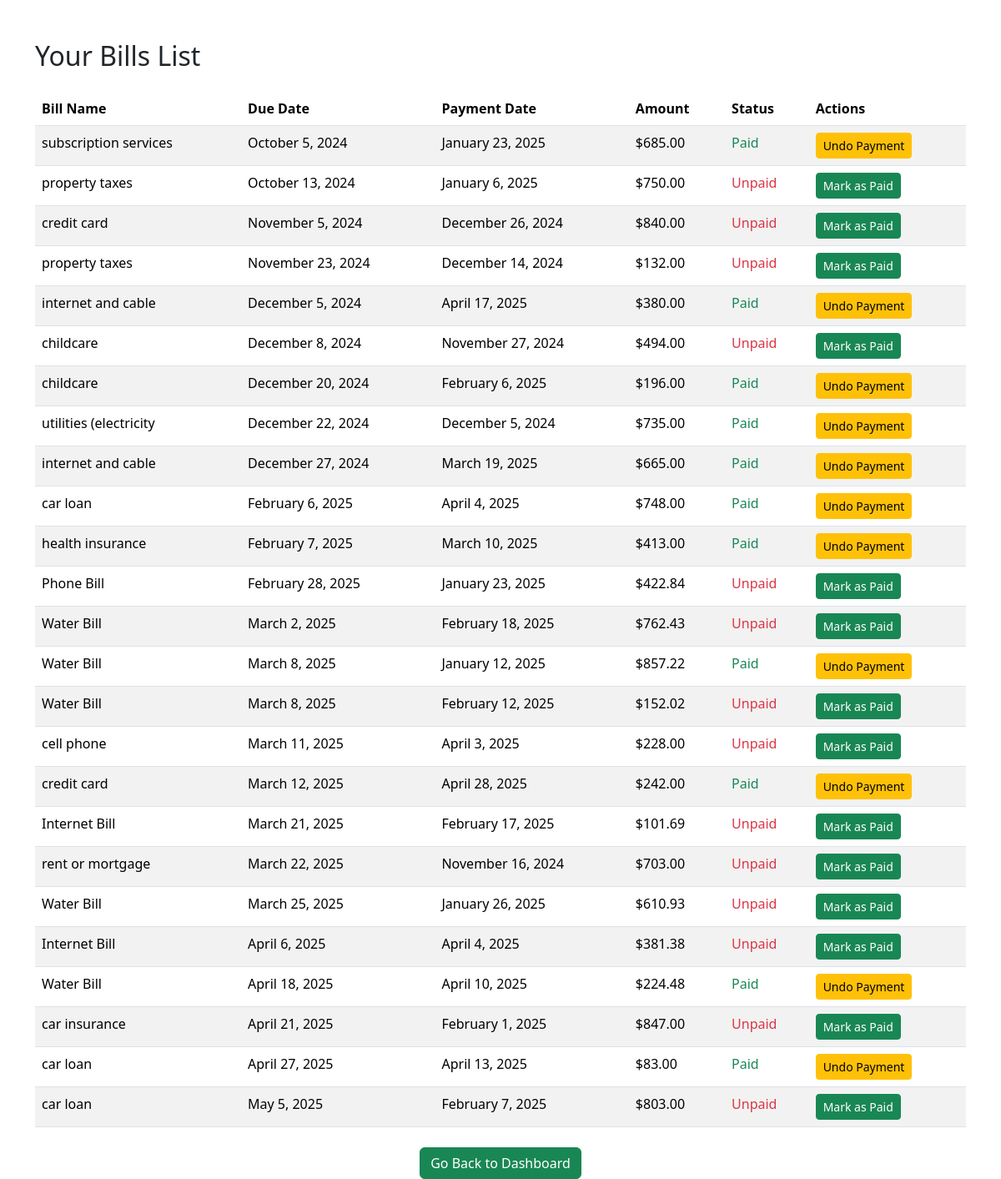
The app's page /back_end/viewBills.php (signed in) with its own data.
### tables this page shows
CREATE TABLE Bills (
    bill_id INT PRIMARY KEY AUTO_INCREMENT,
    user_id INT,
    bill_name VARCHAR(50) NOT NULL,
    bill_amount DECIMAL(10, 2) NOT NULL,
    due_date DATE NOT NULL,
    payment_date DATE,
    payment_status BOOLEAN DEFAULT FALSE,
    FOREIGN KEY (user_id) REFERENCES users(user_id)
);

### back_end/viewBills.php (the view, shortened to what this page needs)
<?php
$conn = new mysqli('mysql', 'root', 'root', 'budgeting_db');
$user_id = $_SESSION['user_id'];
$where = "WHERE user_id = ?";
$params = [$user_id];
$types = "i";
$sql = "SELECT bill_id, bill_name, bill_amount, due_date, payment_date, payment_status
        FROM Bills
        $where
        ORDER BY due_date ASC";
$stmt = $conn->prepare($sql);
$stmt->bind_param($types, ...$params);
$stmt->execute();
$result = $stmt->get_result();
?>
<!DOCTYPE html>
<html lang="en">
<head>
  <link href="https://cdn.jsdelivr.net/npm/bootstrap@5.3.3/dist/css/bootstrap.min.css" rel="stylesheet" />
</head>
<body class="container mt-5">
  <h2 class="mb-4">Your Bills List</h2>
  <?php if ($result->num_rows > 0): ?>
    <table class="table table-striped">
      <thead>
        <tr>
          <th>Bill Name</th>
          <th>Due Date</th>
          <th>Payment Date</th>
          <th>Amount</th>
          <th>Status</th>
          <th>Actions</th>
        </tr>
      </thead>
      <tbody>
    <?php while ($row = $result->fetch_assoc()): ?>
        <tr>
            <td><?= htmlspecialchars($row['bill_name']) ?></td>
            <td><?= date("F j, Y", strtotime($row['due_date'])) ?></td>
            <td>
            <?= $row['payment_date'] ? date("F j, Y", strtotime($row['payment_date'])) : 'N/A' ?>
            </td>
            <td>$<?= number_format($row['bill_amount'], 2) ?></td>
            <td>
            <?= $row['payment_status'] ? '<span class="text-success">Paid</span>' : '<span class="text-danger">Unpaid</span>' ?>
            </td>
            <td>
            <?php if (!$row['payment_status']): ?>
                <form method="post" action="" class="d-inline">
                <button type="submit" name="mark_paid" class="btn btn-sm btn-success">Mark as Paid</button>
                </form>
            <?php else: ?>
                <form method="post" action="" class="d-inline">
                <button type="submit" name="undo_payment" class="btn btn-sm btn-warning">Undo Payment</button>
                </form>
            <?php endif; ?>
            </td>
        </tr>
    <?php endwhile; ?>
      </tbody>
    </table>
  <?php else: ?>
    <p>No bills found for the selected month and year.</p>
  <?php endif; ?>
  <div class="text-center mt-4">
     <a href='../front_end/home.html' class="btn btn-success">Go Back to Dashboard</a>
  </div>
</body>
</html>

### records on screen
bills: bill_name "subscription services", due_date "October 5, 2024", payment_date "January 23, 2025", bill_amount "685.00", payment_status "Paid"
bills: bill_name "property taxes", due_date "October 13, 2024", payment_date "January 6, 2025", bill_amount "750.00", payment_status "Unpaid"
bills: bill_name "credit card", due_date "November 5, 2024", payment_date "December 26, 2024", bill_amount "840.00", payment_status "Unpaid"
bills: bill_name "property taxes", due_date "November 23, 2024", payment_date "December 14, 2024", bill_amount "132.00", payment_status "Unpaid"
bills: bill_name "internet and cable", due_date "December 5, 2024", payment_date "April 17, 2025", bill_amount "380.00", payment_status "Paid"
bills: bill_name "childcare", due_date "December 8, 2024", payment_date "November 27, 2024", bill_amount "494.00", payment_status "Unpaid"
bills: bill_name "childcare", due_date "December 20, 2024", payment_date "February 6, 2025", bill_amount "196.00", payment_status "Paid"
bills: bill_name "utilities (electricity", due_date "December 22, 2024", payment_date "December 5, 2024", bill_amount "735.00", payment_status "Paid"
bills: bill_name "internet and cable", due_date "December 27, 2024", payment_date "March 19, 2025", bill_amount "665.00", payment_status "Paid"
bills: bill_name "car loan", due_date "February 6, 2025", payment_date "April 4, 2025", bill_amount "748.00", payment_status "Paid"
bills: bill_name "health insurance", due_date "February 7, 2025", payment_date "March 10, 2025", bill_amount "413.00", payment_status "Paid"
bills: bill_name "Phone Bill", due_date "February 28, 2025", payment_date "January 23, 2025", bill_amount "422.84", payment_status "Unpaid"
bills: bill_name "Water Bill", due_date "March 2, 2025", payment_date "February 18, 2025", bill_amount "762.43", payment_status "Unpaid"
bills: bill_name "Water Bill", due_date "March 8, 2025", payment_date "January 12, 2025", bill_amount "857.22", payment_status "Paid"
bills: bill_name "Water Bill", due_date "March 8, 2025", payment_date "February 12, 2025", bill_amount "152.02", payment_status "Unpaid"
bills: bill_name "cell phone", due_date "March 11, 2025", payment_date "April 3, 2025", bill_amount "228.00", payment_status "Unpaid"
bills: bill_name "credit card", due_date "March 12, 2025", payment_date "April 28, 2025", bill_amount "242.00", payment_status "Paid"
bills: bill_name "Internet Bill", due_date "March 21, 2025", payment_date "February 17, 2025", bill_amount "101.69", payment_status "Unpaid"
bills: bill_name "rent or mortgage", due_date "March 22, 2025", payment_date "November 16, 2024", bill_amount "703.00", payment_status "Unpaid"
bills: bill_name "Water Bill", due_date "March 25, 2025", payment_date "January 26, 2025", bill_amount "610.93", payment_status "Unpaid"
bills: bill_name "Internet Bill", due_date "April 6, 2025", payment_date "April 4, 2025", bill_amount "381.38", payment_status "Unpaid"
bills: bill_name "Water Bill", due_date "April 18, 2025", payment_date "April 10, 2025", bill_amount "224.48", payment_status "Paid"
bills: bill_name "car insurance", due_date "April 21, 2025", payment_date "February 1, 2025", bill_amount "847.00", payment_status "Unpaid"
bills: bill_name "car loan", due_date "April 27, 2025", payment_date "April 13, 2025", bill_amount "83.00", payment_status "Paid"
bills: bill_name "car loan", due_date "May 5, 2025", payment_date "February 7, 2025", bill_amount "803.00", payment_status "Unpaid"
